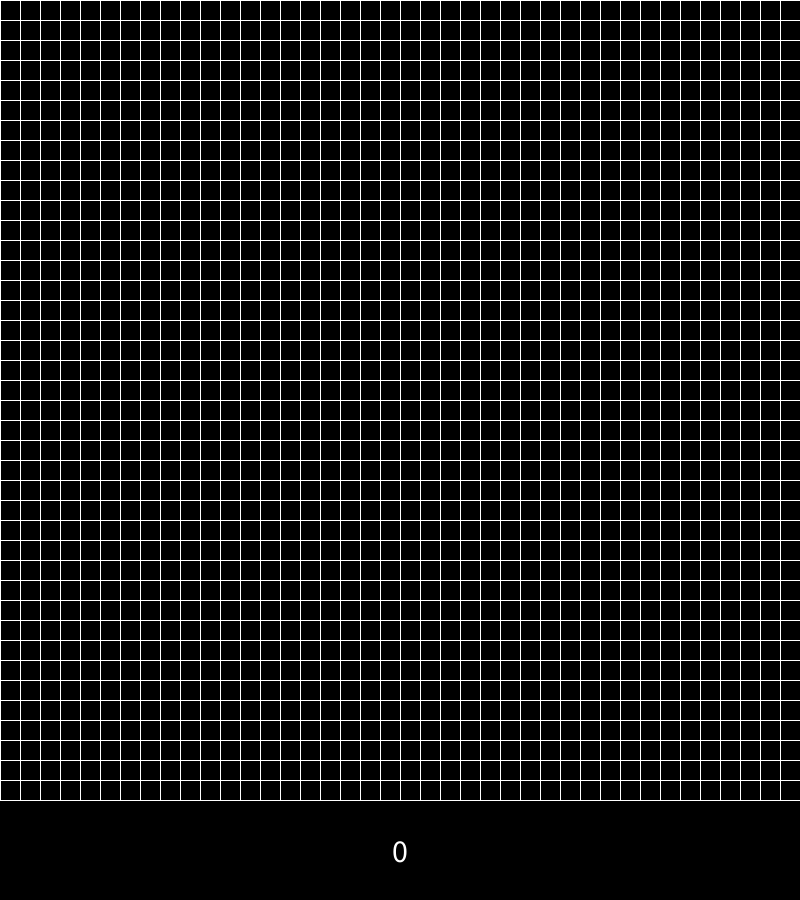
Frame 1 (no input)
Frame 60 (the mouse pressed at the canvas centre just before this capture): identical to frame 1, image omitted
Frame 120 (the mouse held since frame 60 and released just before this capture): identical to frame 1, image omitted

The Processing sketch that drew this single still picture (run headless with seeded random() and noise(); from frame 60 on, the mouse is pressed at the canvas centre):

// Processing sketch: Paint
// ── Paint.pde
boolean[][] a = new boolean[40][40];
int boxNr = 0;

void setup()
{
  size(800, 900);
  frameRate(120);
  stroke(255);
  textSize(32);
  textAlign(CENTER, CENTER);
}

void draw()
{
  background(0);
  for (int i = 0; i < 40; i++)
    for (int j = 0; j < 40; j++)
    {
      if (a[i][j] == true)
        fill(255);
      else
        fill(0);
      stroke(255);
      rect(j * 20, i * 20, 20, 20);
    }
  fill(255);
  text(boxNr, 400, 850);
}

void mouseClicked()
{
  if (0 <= mouseY && mouseY <= height - 100 && 0 <= mouseX && mouseX <= width)
  {
    a[(int)mouseY / 20][(int)mouseX / 20] = !a[(int)mouseY / 20][(int)mouseX / 20];
    if (a[(int)mouseY / 20][(int)mouseX / 20] == true)
      boxNr++;
    else boxNr--;
  } else if (height - 100 < mouseY && mouseY <= height)
  {
    for (int i = 0; i < 40; i++)
      for (int j = 0; j < 40; j++)
        a[i][j] = false;
    boxNr = 0;
  }
}
